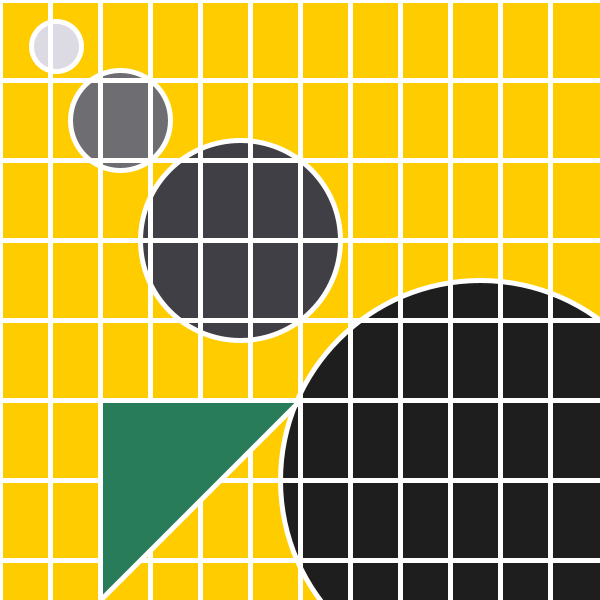
Frame 1 (no input)
Frame 60 (the mouse pressed at the canvas centre just before this capture): identical to frame 1, image omitted
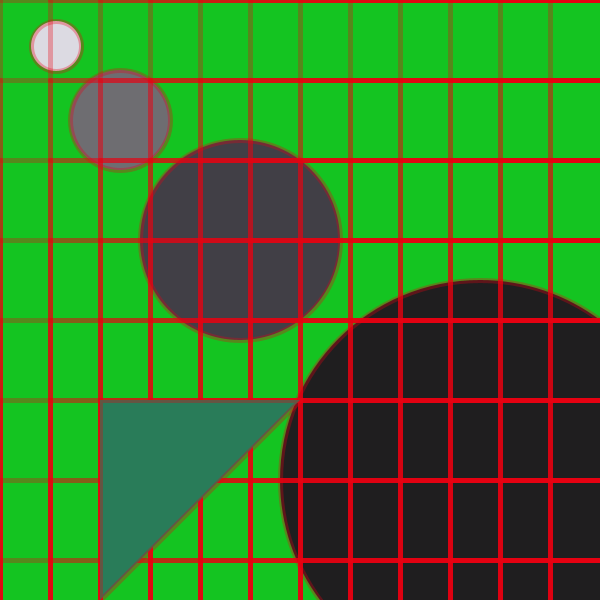
Frame 120 (the mouse held since frame 60 and released just before this capture)

The Processing sketch that drew these frames (run headless with seeded random() and noise(); from frame 60 on, the mouse is pressed at the canvas centre):

// Processing sketch: processing_85701
// ── processing_85701.pde

void setup(){
  size(600,600);
  background(255,0,0);
}
void draw(){
  stroke(255);
  strokeWeight(5);
    if (mousePressed) {
      stroke(232,0,15,80); // changes lines to fading red
      background(20, 196, 33);
        } else {
          background(255,204,0);
        }
          {
  fill (220, 218, 226);          
  ellipse(56,46,50,50);
  fill(110,109,113);
  ellipse(120, 120, 100, 100);
  fill(65,63,70);
  ellipse(240, 240, 200, 200);
  fill(31,30,31);
  ellipse(480, 480, 400, 400);
  fill(12, 13, 12);
  for (int i = 0; i < width; i += 50) {
  for (int j = 0; j < height; j += 80) {
    line(i, j, i, height);
    line(i, j, width, j);}
  }
          }
fill(41,124,89);
triangle(100, 600, 100, 400, 300, 400);          

}
